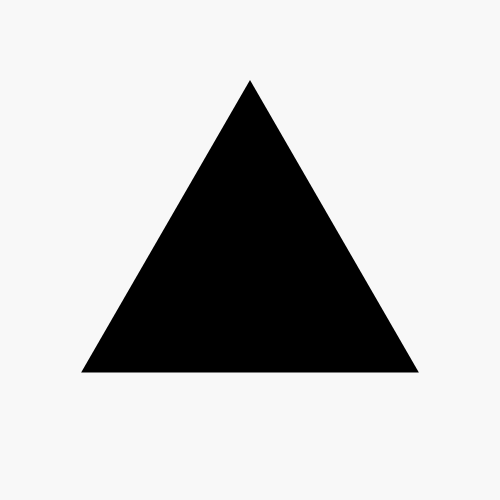
Frame 1 (no input)
Frame 60 (no input): identical to frame 1, image omitted
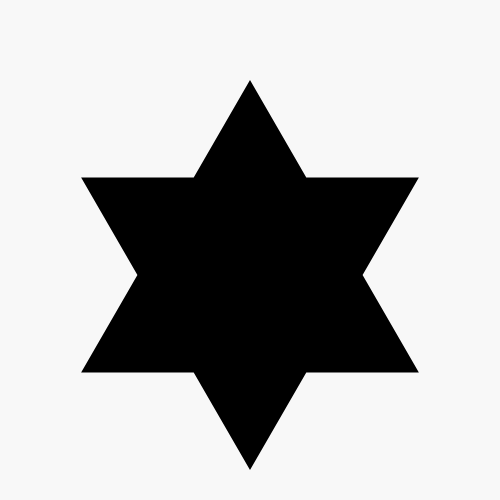
Frame 120 (the mouse pressed at the canvas centre since frame 60)

The p5.js sketch that drew these frames (run headless with seeded random() and noise() and a simulated clock; from frame 60 on, the mouse is pressed at the canvas centre):

// p5.js sketch
// ── sketch.js
// 코흐 눈송이 — 재귀 깊이가 자동 순환한다. 검은 채움, 흰 배경.
let depth = 0, timer = 0;

function kochStep(pts) {
  const out = [];
  for (let i = 0; i < pts.length; i++) {
    const a = pts[i], b = pts[(i + 1) % pts.length];
    const dx = (b.x - a.x) / 3, dy = (b.y - a.y) / 3;
    const p1 = { x: a.x + dx, y: a.y + dy };
    const p2 = { x: a.x + 2 * dx, y: a.y + 2 * dy };
    const px = p1.x + dx * cos(-PI / 3) - dy * sin(-PI / 3);
    const py = p1.y + dx * sin(-PI / 3) + dy * cos(-PI / 3);
    out.push(a, p1, { x: px, y: py }, p2);
  }
  return out;
}

function setup() {
  createCanvas(500, 500);
}

function draw() {
  background(248);
  if (millis() - timer > 1400) { depth = (depth + 1) % 6; timer = millis(); }

  const cx = 250, cy = 275, R = 195;
  let pts = [];
  for (let i = 0; i < 3; i++) {
    const a = -HALF_PI + (i * TWO_PI) / 3;
    pts.push({ x: cx + R * cos(a), y: cy + R * sin(a) });
  }
  for (let i = 0; i < depth; i++) pts = kochStep(pts);
  fill(0);
  noStroke();
  beginShape();
  for (const p of pts) vertex(p.x, p.y);
  endShape(CLOSE);
}
